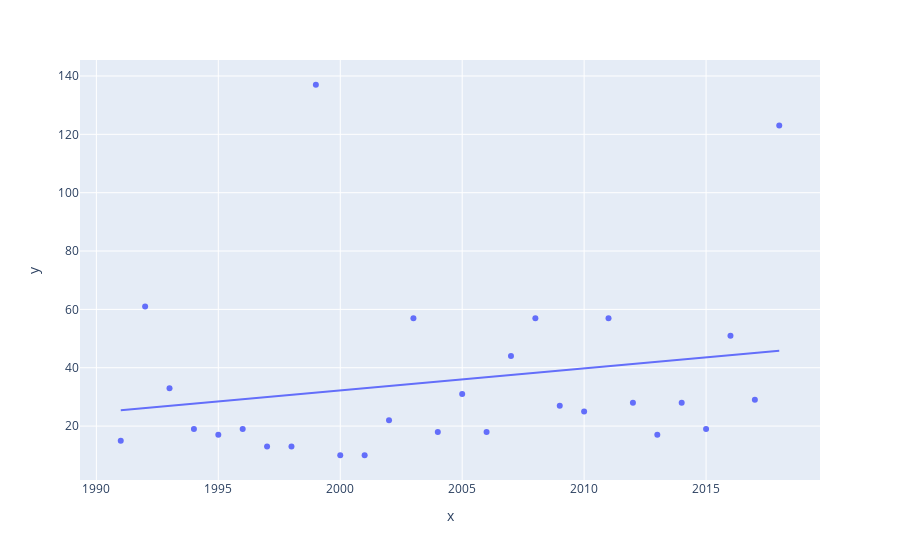

Notebook code for this chart:
### Code cell
'''
Visualisierung der Anzahl an Waldbränden in Baden-Würtemberg zwischen 1991 und 2020 mit Trendlinie.
''' 

fig = pl.scatter(x = range(1991,2019), y = df['Zusammen Anzahl '][0].astype(float), trendline="ols")
fig.show()

### Figure 1 — Plotly figure (JSON) as saved in the notebook; plotly's stock layout.template omitted (floating-point values rounded to 4 significant figures)
{"data": [{"hovertemplate": "x=%{x}<br>y=%{y}<extra></extra>", "legendgroup": "", "marker": {"color": "#636efa", "symbol": "circle"}, "mode": "markers", "name": "", "orientation": "v", "showlegend": false, "type": "scatter", "x": [1991, 1992, 1993, 1994, 1995, 1996, 1997, 1998, 1999, 2000, 2001, 2002, 2003, 2004, 2005, 2006, 2007, 2008, 2009, 2010, 2011, 2012, 2013, 2014, 2015, 2016, 2017, 2018], "xaxis": "x", "y": [15, 61, 33, 19, 17, 19, 13, 13, 137, 10, 10, 22, 57, 18, 31, 18, 44, 57, 27, 25, 57, 28, 17, 28, 19, 51, 29, 123], "yaxis": "y"}, {"hovertemplate": "<b>OLS trendline</b><br>y = 0.754789 * x + -1477.33<br>R<sup>2</sup>=0.040499<br><br>x=%{x}<br>y=%{y} <b>(trend)</b><extra></extra>", "legendgroup": "", "marker": {"color": "#636efa", "symbol": "circle"}, "mode": "lines", "name": "", "showlegend": false, "type": "scatter", "x": [1991, 1992, 1993, 1994, 1995, 1996, 1997, 1998, 1999, 2000, 2001, 2002, 2003, 2004, 2005, 2006, 2007, 2008, 2009, 2010, 2011, 2012, 2013, 2014, 2015, 2016, 2017, 2018], "xaxis": "x", "y": [25.45, 26.21, 26.96, 27.72, 28.47, 29.23, 29.98, 30.74, 31.49, 32.25, 33.0, 33.76, 34.51, 35.27, 36.02, 36.78, 37.53, 38.28, 39.04, 39.79, 40.55, 41.3, 42.06, 42.81, 43.57, 44.32, 45.08, 45.83], "yaxis": "y"}], "layout": {"legend": {"tracegroupgap": 0}, "margin": {"t": 60}, "xaxis": {"anchor": "y", "domain": [0, 1], "title": {"text": "x"}}, "yaxis": {"anchor": "x", "domain": [0, 1], "title": {"text": "y"}}}}
